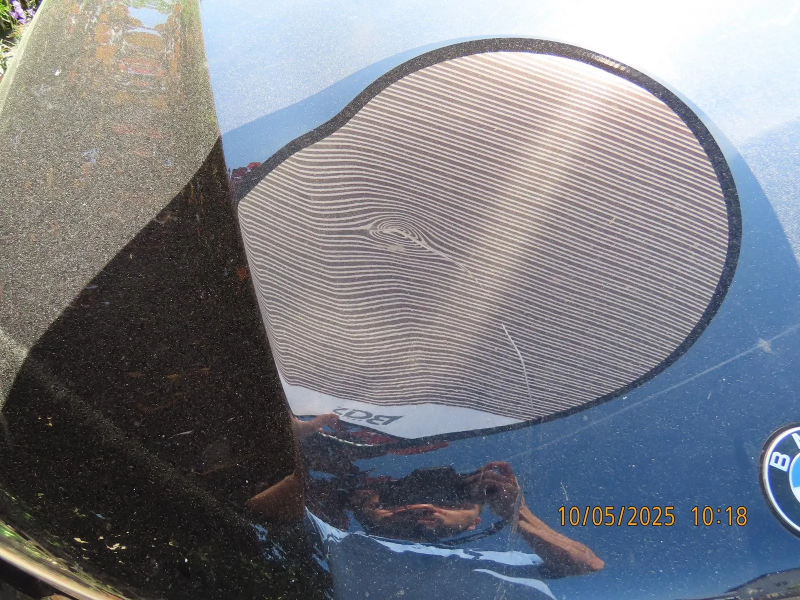
#> input picture fotos/05-bmw-lack-detail.webp, 1600 x 1200 px (shown at 1/2 size)
$ python anriss_hintergrund.py
#> lines starting #> are read from the running program, lines starting #| are printed output that depends on the picture
#!/usr/bin/env python3
# -*- coding: utf-8 -*-
"""Hintergrundbild fuer den Anriss, aus einer der Schadenaufnahmen.

Nurettin wollte "ein grosses Hintergrundbild Ihres Standorts oder eines
Fahrzeugdetails". Genommen ist die Reflexionspruefung auf dunklem Lack
(05): das Streifenmuster liest sich als technische Struktur und nicht als
Schadenfoto, und es ist dunkel genug, dass der Text darueber traegt.

Beschnitten wird so, dass drei Dinge draussen bleiben: der eingebrannte
Zeitstempel (ab x 1113, y 1000), das Herstelleremblem (ab x 1547, y 867)
und eine im Lack gespiegelte Person (x 560..1227, y 840..1160).

ENTRAUSCHEN STATT WEICHZEICHNEN. Die erste Fassung hat das Bild mit einem
Gauss von 1,4 weichgezeichnet, um es klein zu bekommen – und genau das sah
dann billig aus: die Streifen wurden zu Matsch. Teuer an dem Foto ist
nicht die Struktur, sondern der Lackflitter und das Sensorrauschen; beide
sind hochfrequent, unkomprimierbar und unter dem blauen Schleier ohnehin
unsichtbar. Ein Medianfilter nimmt genau die weg und laesst die Kanten
stehen. Ohne jede Filterung waeren es 226 KB, mit Gauss 43 KB und matschig,
mit Median 51 KB und scharf.

ZWEI AUSSCHNITTE, NICHT ZWEI GROESSEN. Der Anriss ist am Handy hoch und
schmal, das Bild ein breiter Streifen: mit "cover" wurde das kleine Bild
dort 6,7-fach hochskaliert. Deshalb gibt es fuer das Handy einen eigenen,
fast quadratischen Ausschnitt, der oben im Anriss liegt und nach unten in
den Verlauf auslaeuft – der wird nur noch 1,5-fach hochskaliert.
"""
import os

from PIL import Image, ImageFilter

HIER = os.path.dirname(os.path.abspath(__file__))
QUELLE = os.path.join(HIER, '05-bmw-lack-detail.webp')

# (Datei, Ausschnitt, Median-Kette, WebP-Guete)
# Der Handy-Ausschnitt bekommt den kleineren Median: er wird weniger
# hochskaliert und darf deshalb mehr Feinzeichnung behalten.
BAUPLAN = (
    ('anriss-hintergrund.webp',       (0, 0, 1600, 760), (7, 3), 72),
    ('anriss-hintergrund-handy.webp', (300, 0, 1100, 780), (5, 3), 72),
)


def bauen():
    im = Image.open(QUELLE).convert('RGB')
#> im is the input picture: PIL image 1600x1200 RGB; mean R, G, B 122, 124.7, 132.3
    ergebnis = []
    for name, kasten, median, guete in BAUPLAN:
        b = im.crop(kasten)
        for gr in median:
            b = b.filter(ImageFilter.MedianFilter(gr))
        pfad = os.path.join(HIER, name)
        b.save(pfad, 'WEBP', quality=guete, method=6)
        ergebnis.append((name, b.size, os.path.getsize(pfad)))
#> this loop made 2 passes
#> pass 1, in bauen, `b = im.crop(kasten)`:
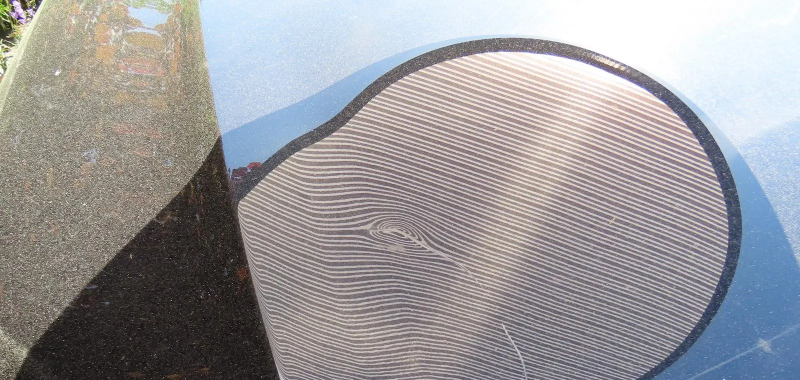
#> b: PIL image 1600x760 RGB (shown at 1/2 size); mean R, G, B 154.9, 153.3, 156
#> pass 1, in bauen, `b.save(pfad, 'WEBP', quality=guete, method=6)`:
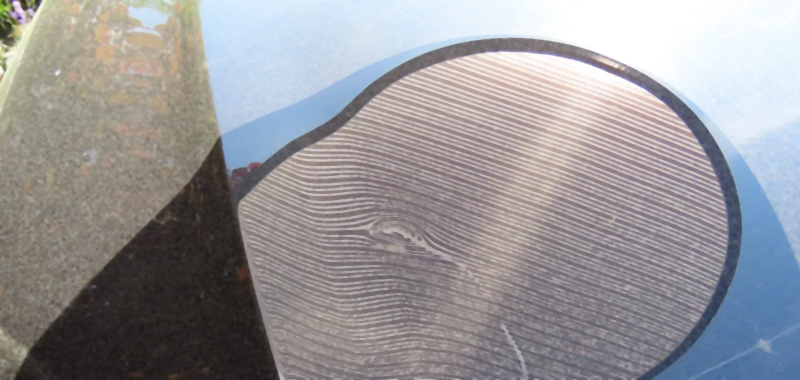
#> saved as anriss-hintergrund.webp: PIL image 1600x760 RGB (shown at 1/2 size); mean R, G, B 152.2, 150.5, 153.4
#> pass 2, in bauen, `b = im.crop(kasten)`:
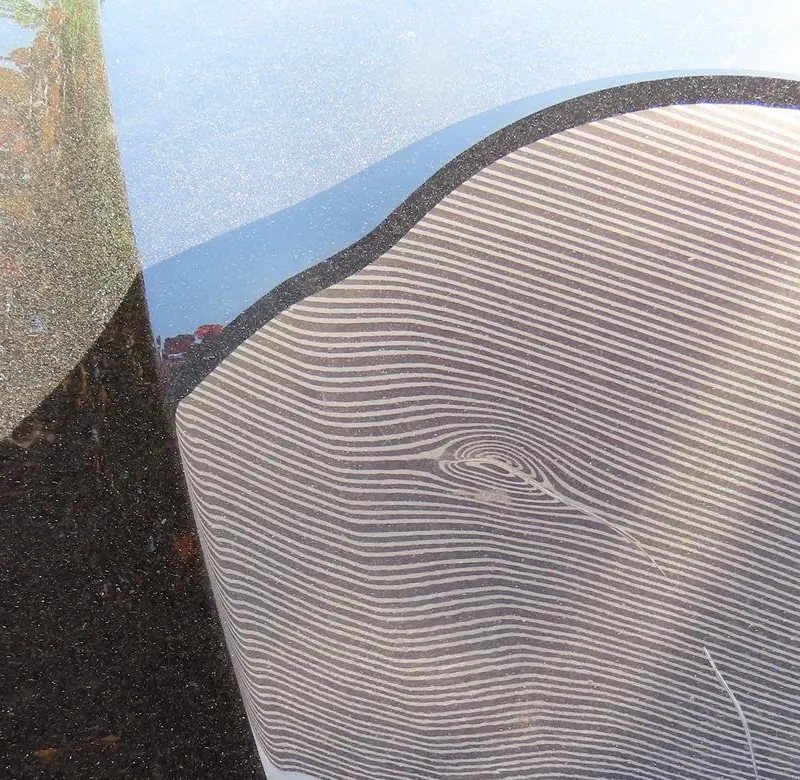
#> b: PIL image 800x780 RGB; mean R, G, B 152, 148.3, 150.6
#> after the loop, ergebnis = [('anriss-hintergrund.webp', (1600, 760), 52134), ('anriss-hintergrund-handy.webp', (800, 780), 42066)]
    return ergebnis


if __name__ == '__main__':
    for name, groesse, bytes_ in bauen():
        print('%-32s %4dx%-4d  %5.1f KB' % (name, groesse[0], groesse[1], bytes_ / 1024))
